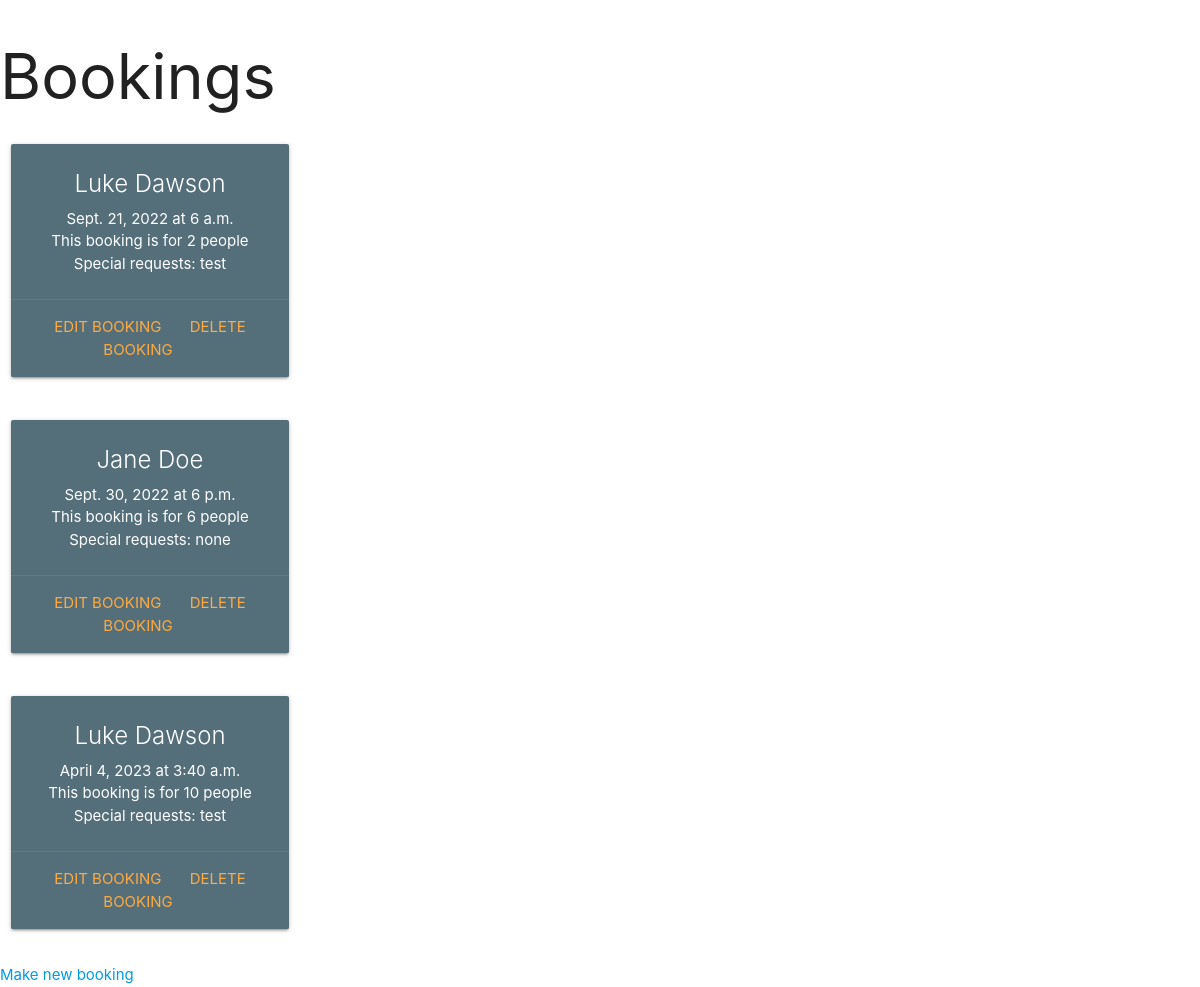
/, run on an earlier commit of the app's database.
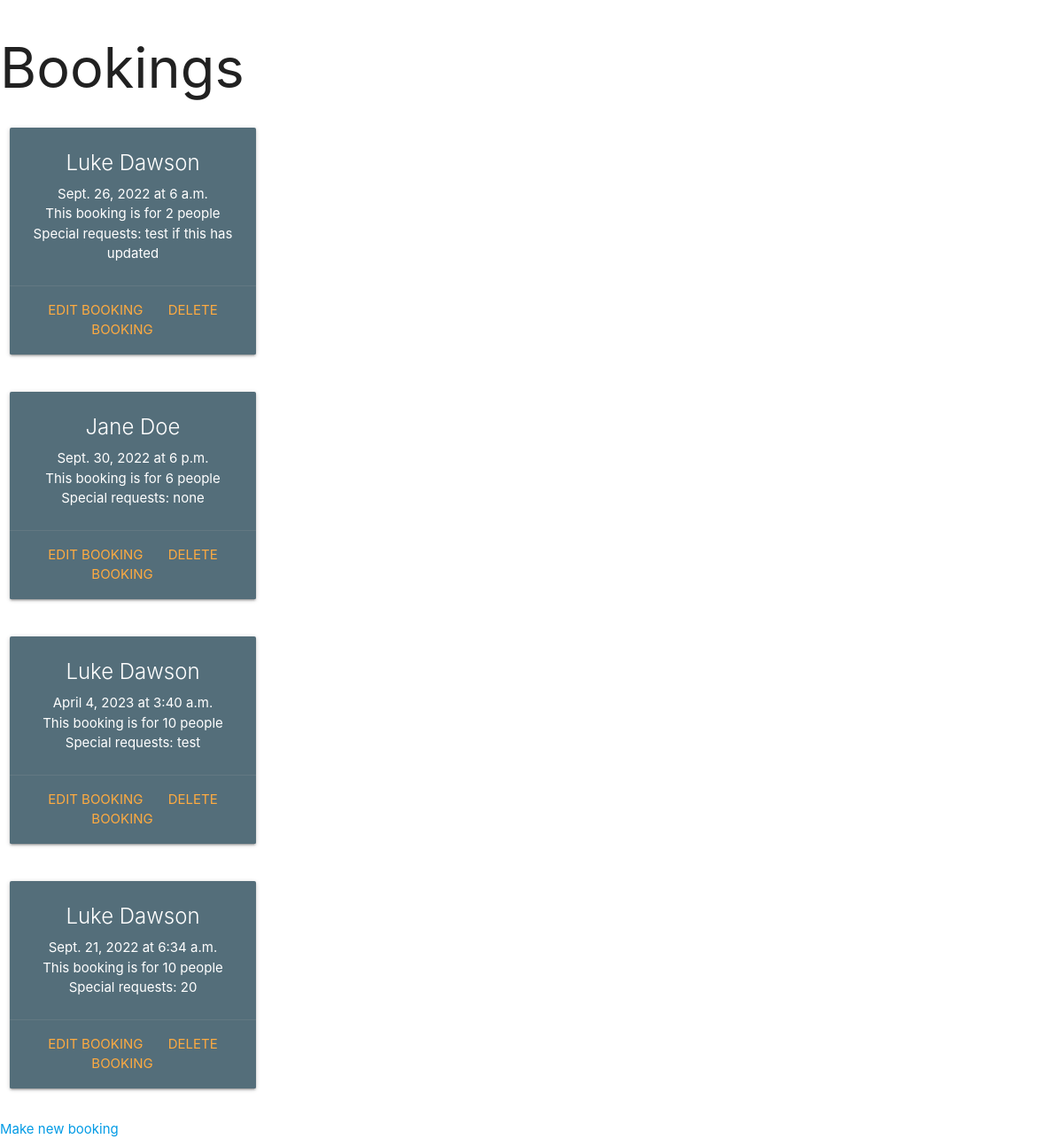
And on a later commit of the database.
### booking/models.py (models this page shows, shortened)
class Booking(models.Model):
    first_name = models.CharField(max_length=25, null=False, blank=False)
    last_name = models.CharField(max_length=25, null=False, blank=False)
    email_address = models.EmailField(default="email@email.com")
    phone_number = models.IntegerField()
    date_of_booking = models.DateField()
    time_of_booking = models.TimeField()
    number_of_people = models.IntegerField()
    special_requests = models.CharField(max_length=200)

### booking/views.py (the view)
# urls.py: path('', views.get_bookings, name='get_bookings'),
def get_bookings(request):
    bookings = Booking.objects.all()
    context = {
        'bookings': bookings
    }
    return render(request, 'booking/bookings.html', context)

### booking/templates/booking/bookings.html (shortened to what this page needs)
<!DOCTYPE html>
<html lang="en">
<head>
    <link rel="stylesheet" href="https://cdnjs.cloudflare.com/ajax/libs/materialize/1.0.0/css/materialize.min.css">
</head>
<body>
    <h1>Bookings</h1>
    {% for booking in bookings %}
    <div class="row">
        <div class="col s12 m6 l3 center-align">
          <div class="card blue-grey darken-1">
            <div class="card-content white-text">
              <span class="card-title">{{ booking.first_name }} {{booking.last_name}}</span>
              <p>{{ booking.date_of_booking }} at {{ booking.time_of_booking }}</p>
              <p>This booking is for {{ booking.number_of_people }} people</p>
              <p>Special requests: {{ booking.special_requests }}</p>
            </div>
            <div class="card-action">
              <a href="/edit/{{ booking.id }}">Edit Booking</a>
              <a href="/delete/{{ booking.id }}">Delete Booking</a>
            </div>
          </div>
        </div>
      </div>
      {% endfor %}
      <a href="/make">Make new booking</a>
</body>
</html>

What changed in the data, as far as the page shows it:
changed Booking: date_of_booking "Sept. 21, 2022" → "Sept. 26, 2022"; special_requests "test" → "test if this has updated"
added Booking: first_name "Luke", last_name "Dawson", date_of_booking "Sept. 21, 2022", time_of_booking "6:34 a.m.", number_of_people "10", special_requests "20"
